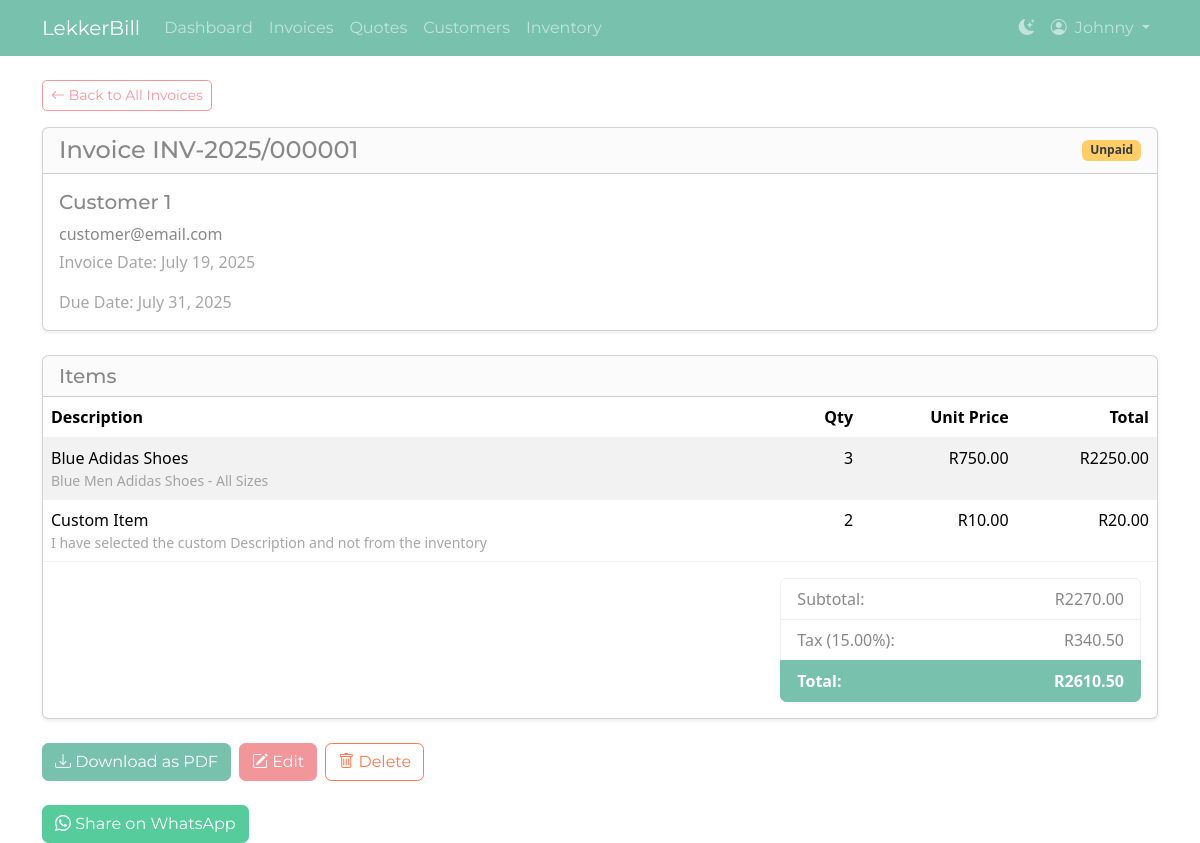
Page /invoice/9/ (signed in) on the committed database.
### invoices/models.py (models this page shows, shortened)
class Invoice(models.Model):
    STATUS_CHOICES = [
        ('proforma', 'Proforma'),
        ('unpaid', 'Unpaid'),
        ('paid', 'Paid'),
    ]
    invoice_number = models.CharField(max_length=50, blank=True, null=True)
    status = models.CharField(max_length=20, choices=STATUS_CHOICES, default='unpaid')
    tax_rate = models.DecimalField(max_digits=5, decimal_places=2, default=Decimal('0.00'))
    user = models.ForeignKey(User, on_delete=models.CASCADE)
    customer = models.ForeignKey(Customer, on_delete=models.CASCADE)
    invoice_date = models.DateField()
    due_date = models.DateField()
    description = models.TextField(blank=True, null=True)
    created_at = models.DateTimeField(auto_now_add=True)
    updated_at = models.DateTimeField(auto_now=True)
    uuid = models.UUIDField(default=uuid.uuid4, editable=False, unique=True)
    @property
    def subtotal(self):
        return sum(item.total() for item in self.items.all())
    @property
    def tax_amount(self):
        return self.subtotal * (self.tax_rate / 100)
    @property
    def total(self):
        return self.subtotal + self.tax_amount

class Customer(models.Model):
    user = models.ForeignKey(User, on_delete=models.CASCADE)
    name = models.CharField(max_length=100)
    email = models.EmailField()
    phone = models.CharField(max_length=20)
    created_at = models.DateTimeField(auto_now_add=True)
    updated_at = models.DateTimeField(auto_now=True)

class InvoiceItem(models.Model):
    invoice = models.ForeignKey(Invoice, on_delete=models.CASCADE, related_name='items')
    description = models.CharField(max_length=255)
    long_description = models.TextField(blank=True, null=True)
    quantity = models.IntegerField()
    unit_price = models.DecimalField(max_digits=10, decimal_places=2)
    def total(self):
        return self.quantity * self.unit_price

### invoices/views.py (the view)
# urls.py: path('invoice/<int:invoice_id>/', views.invoice_detail, name='invoice_detail'),
@login_required
def invoice_detail(request, invoice_id):
    invoice = get_object_or_404(Invoice, pk=invoice_id, user=request.user)
    public_pdf_path = reverse('invoice_public_pdf', args=[invoice.uuid])
    full_public_url = request.build_absolute_uri(public_pdf_path)
    context = {
        'invoice': invoice,
        'public_share_url': full_public_url,
    }
    return render(request, 'invoices/invoice_detail.html', context)

### invoices/templatetags/url_filters.py (called while the page is built)
@register.filter
def url_encode(value):
    return quote(value)

### invoices/templates/invoices/invoice_detail.html (shortened to what this page needs)
{% extends "invoices/base.html" %}
{% load url_filters %}
{% block content %}
    <a href="{% url 'invoice_list' %}" class="btn btn-outline-secondary btn-sm mb-3">
        <i class="bi-arrow-left"></i> Back to All Invoices
    </a>
    <div class="card shadow-sm mb-4">
        <div class="card-header d-flex justify-content-between align-items-center">
            <h1 class="h4 mb-0">Invoice {{ invoice.invoice_number|default:invoice.id }}</h1>
            {% if invoice.status == 'paid' %}
                <span class="badge bg-success">Paid</span>
            {% elif invoice.status == 'unpaid' %}
                <span class="badge bg-warning text-dark">Unpaid</span>
            {% else %}
                <span class="badge bg-info text-dark">Proforma</span>
            {% endif %}
        </div>
        <div class="card-body">
            <h5 class="card-title">{{ invoice.customer.name }}</h5>
            <p class="card-text mb-1">{{ invoice.customer.email }}</p>
            <p class="card-text text-muted">Invoice Date: {{ invoice.invoice_date|date:"F j, Y" }}</p>
            <p class="card-text text-muted">Due Date: {{ invoice.due_date|date:"F j, Y" }}</p>
        </div>
    </div>
    <div class="card shadow-sm mb-4">
        <div class="card-header">
            <h2 class="h5 mb-0">Items</h2>
        </div>
        <div class="table-responsive">
            <table class="table table-striped mb-0">
                <thead>
                    <tr>
                        <th>Description</th>
                        <th class="text-end">Qty</th>
                        <th class="text-end">Unit Price</th>
                        <th class="text-end">Total</th>
                    </tr>
                </thead>
                <tbody>
                    {% for item in invoice.items.all %}
                    <tr>
                        <td>
                            {{ item.description }}
                            {% if item.long_description %}<small class="d-block text-muted">{{ item.long_description }}</small>{% endif %}
                        </td>
                        <td class="text-end">{{ item.quantity }}</td>
                        <td class="text-end">R{{ item.unit_price|floatformat:2 }}</td>
                        <td class="text-end">R{{ item.total|floatformat:2 }}</td>
                    </tr>
                    {% empty %}
                    <tr><td colspan="4" class="text-center text-muted">No items added to this invoice yet.</td></tr>
                    {% endfor %}
                </tbody>
            </table>
        </div>
        <div class="card-body d-flex justify-content-end">
             <div class="col-md-5 col-lg-4">
                <ul class="list-group">
                    <li class="list-group-item d-flex justify-content-between"><span>Subtotal:</span> <span>R{{ invoice.subtotal|floatformat:2 }}</span></li>
                    <li class="list-group-item d-flex justify-content-between"><span>Tax ({{ invoice.tax_rate|floatformat:2 }}%):</span> <span>R{{ invoice.tax_amount|floatformat:2 }}</span></li>
                    <li class="list-group-item d-flex justify-content-between active"><strong>Total:</strong> <strong>R{{ invoice.total|floatformat:2 }}</strong></li>
                </ul>
            </div>
        </div>
    </div>
    <div class="d-grid gap-2 d-md-flex justify-content-md-start mb-4">
        <button id="downloadBtn" class="btn btn-primary" onclick="downloadPDF()">
            <span id="btnText"><i class="bi bi-download"></i> Download as PDF</span>
        </button>
        <a href="{% url 'invoice_update' invoice.id %}" class="btn btn-secondary"><i class="bi bi-pencil-square"></i> Edit</a>
        <a href="{% url 'invoice_delete' invoice.id %}" class="btn btn-outline-danger"><i class="bi bi-trash"></i> Delete</a>
    </div>
    <a
        href="https://wa.me/?text=Here%20is%20the%20link%20to%20your%20invoice:%20{{ public_share_url | url_encode }}"
        target="_blank"
        class="btn btn-success"
        rel="noopener"
        aria-label="Share this invoice on WhatsApp"
    >
        <i class="bi bi-whatsapp"></i> Share on WhatsApp
    </a>
{% endblock %}

### invoices/templates/invoices/base.html (shortened to what this page needs)
{% load static %}
<!DOCTYPE html>
<html lang="en">
<head>
    <link rel="stylesheet" href="https://cdn.jsdelivr.net/npm/bootstrap-icons@1.11.3/font/bootstrap-icons.min.css">
    <link id="theme-light" rel="stylesheet" href="https://bootswatch.com/5/minty/bootstrap.min.css">
    <link id="theme-dark" rel="stylesheet" href="https://bootswatch.com/5/superhero/bootstrap.min.css" disabled>
    <link href="https://cdn.jsdelivr.net/npm/tom-select@2.3.1/dist/css/tom-select.bootstrap5.css" rel="stylesheet">
</head>
<body>
    <nav class="navbar navbar-expand-lg" id="main-navbar">
        <div class="container">
            <a class="navbar-brand" href="{% url 'dashboard' %}">LekkerBill</a>
            <div class="collapse navbar-collapse" id="navbarNav">
                {% if user.is_authenticated %}
                <ul class="navbar-nav me-auto mb-2 mb-lg-0">
                    <li class="nav-item">
                        <a class="nav-link" href="{% url 'dashboard' %}">Dashboard</a>
                    </li>
                    <li class="nav-item">
                        <a class="nav-link" href="{% url 'invoice_list' %}">Invoices</a>
                    </li>
                    <li class="nav-item">
                        <a class="nav-link" href="{% url 'quote_list' %}">Quotes</a>
                    </li>
                    <li class="nav-item">
                        <a class="nav-link" href="{% url 'customer_list' %}">Customers</a>
                    </li>
                    <li class="nav-item">
                        <a class="nav-link" href="{% url 'inventory_list' %}">Inventory</a>
                    </li>
                </ul>
                <ul class="navbar-nav">
                    <li class="nav-item">
                        <a href="#" class="nav-link" id="theme-toggler" title="Toggle theme">
                            <i class="bi" id="theme-icon"></i>
                        </a>
                    </li>
                    <li class="nav-item dropdown">
                        <a class="nav-link dropdown-toggle" href="#" role="button" data-bs-toggle="dropdown" aria-expanded="false">
                            <i class="bi-person-circle me-1"></i> {{ user.username }}
                        </a>
                    </li>
                </ul>
                {% endif %}
            </div>
        </div>
    </nav>
    <main class="container mt-4">
        {% block content %}{% endblock %}
    </main>
</body>
</html>

### rows in the picture
Invoice: invoice_number "INV-2025/000001", customer.name "Customer 1", customer.email "customer@email.com", invoice_date "July 19, 2025", due_date "July 31, 2025", subtotal "2270.00", tax_rate "15.00", tax_amount "340.50", total "2610.50"
InvoiceItem: description "Blue Adidas Shoes", long_description "Blue Men Adidas Shoes - All Sizes", quantity "3", unit_price "750.00", total "2250.00"
InvoiceItem: description "Custom Item", long_description "I have selected the custom Description and not from the inventory", quantity "2", unit_price "10.00", total "20.00"

### other values in the picture
{{ user.username }} "Johnny"
